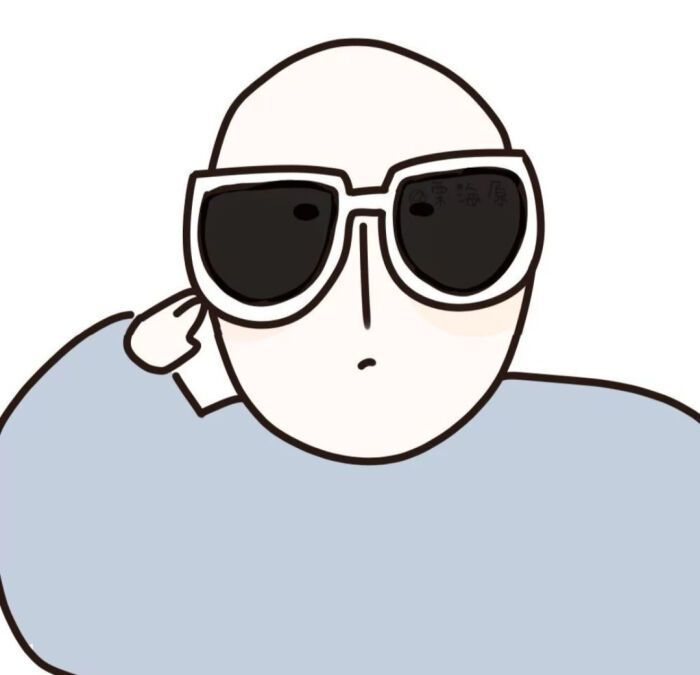
#> input picture lib/network/star.jpg, 700 x 675 px
$ python -i im_transform.py   (imports and definitions only)   (older library calls are emulated)
#> lines starting #> are read from the running program, lines starting #| are printed output that depends on the picture
#> further down, picture is the input picture: shape (675, 700, 3); mean B, G, R 214.9, 210.3, 207.4
import numpy as np
import cv2


# [36 lines left out: functions resize, imcv2_recolor, not called in this run]


def imcv2_affine_trans(im, flip=None, im_shape=None, rotate=False, max_scale=1.5):
    # Scale and translate
#> called with rotate = False, max_scale = 1.5
    h, w = im.shape[:2] if im_shape is None else im_shape[:2]
#> h = 675; w = 700
    scale = np.random.uniform(1., max_scale)

    degree = np.random.uniform(-5, 5) if rotate else None

    max_offx = (scale - 1.) * w
#> max_offx = 192.1
    max_offy = (scale - 1.) * h
#> max_offy = 185.2
    offx = int(np.random.uniform() * max_offx)
#> offx = 137
    offy = int(np.random.uniform() * max_offy)
#> offy = 111

    flip_ = np.random.uniform() > 0.5 if flip is None else flip

    if im is not None:
        im = apply_affine(im, scale, [offx, offy, degree], flip_, im_shape)

    return im, [scale, [offx, offy, degree], flip_, im_shape]


def apply_affine(im, scale, offs, flip, im_shape=None):
#> called with scale = 1.27, flip = True
    offx, offy, degree = offs
    h, w = im.shape[:2] if im_shape is None else im_shape[:2]
#> h = 675; w = 700

    im = cv2.resize(im, (0, 0), fx=scale, fy=scale)
    if degree is not None:
        retval = cv2.getRotationMatrix2D((w // 2, h // 2), degree, 1)
        im = cv2.warpAffine(im, retval, (w, h))
    im = im[offy: (offy + h), offx: (offx + w)]
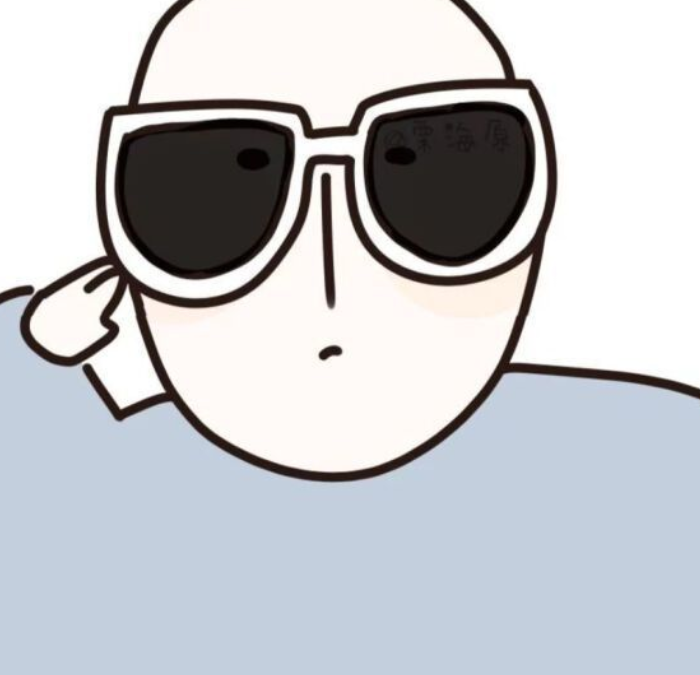
#> im: shape (675, 700, 3); mean of channels 0, 1, 2 202.2, 198.1, 196; drawn as B, G, R
    if flip:
        im = cv2.flip(im, 1)
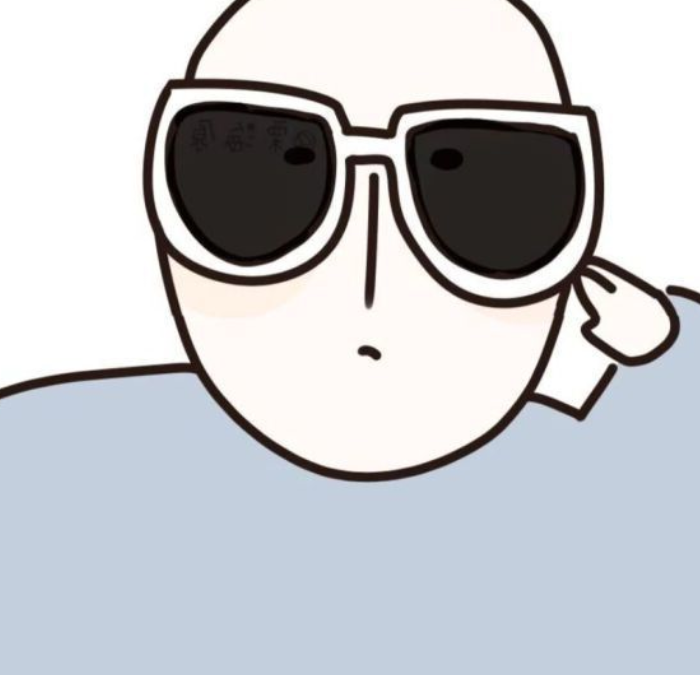
#> im: shape (675, 700, 3); mean of channels 0, 1, 2 202.2, 198.1, 196; drawn as B, G, R

    return im


# [57 lines left out: functions offset_boxes, _factor_closest, crop_with_factor, not called in this run]

>>> import cv2
>>> picture = cv2.imread('star.jpg')
>>> result = imcv2_affine_trans(picture)
